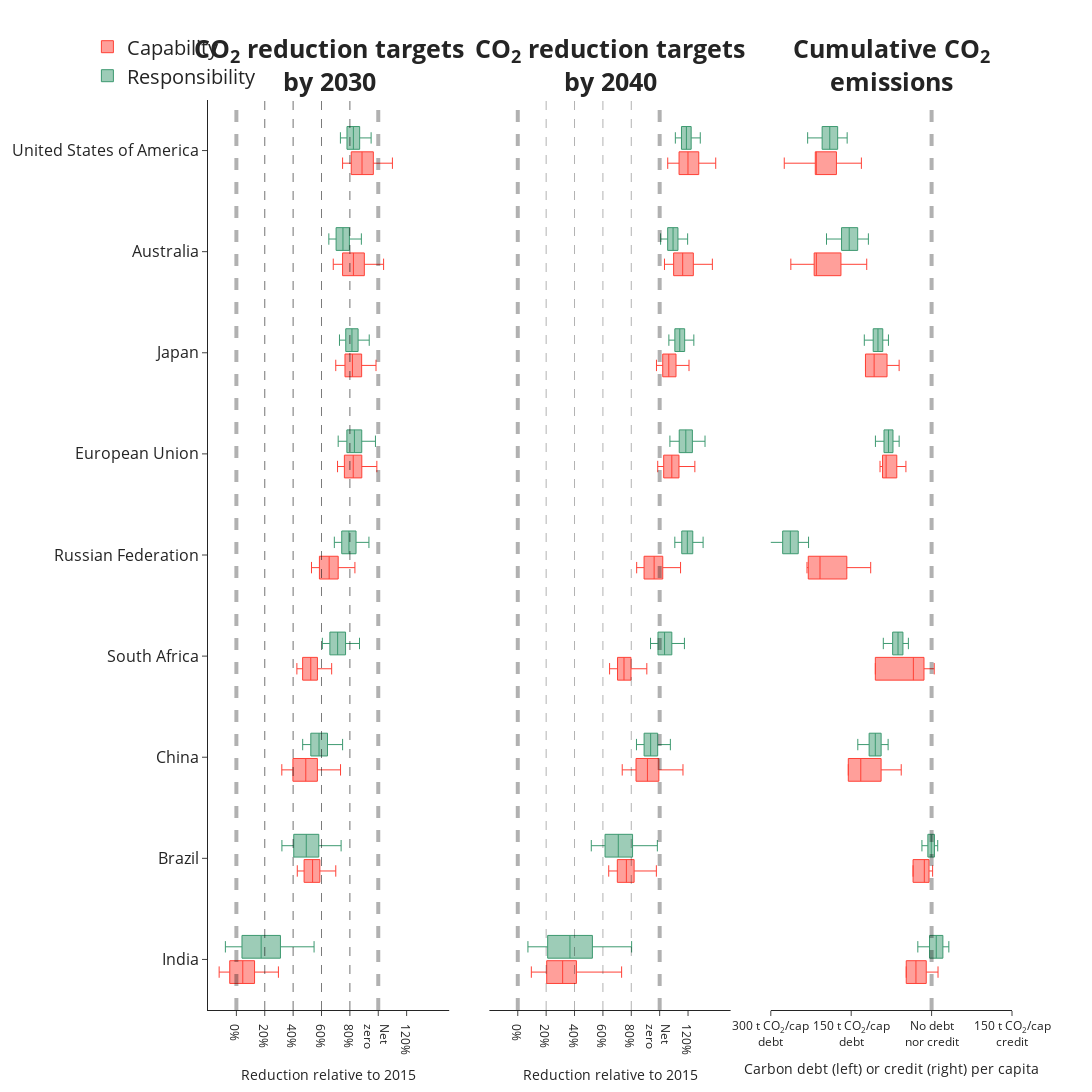

The notebook cell saved with this chart:
### Markdown cell above
## Plot

### Code cell
fig = make_subplots(rows=1, cols=3,
                    specs=[[{}, {}, {}]],
                    subplot_titles=("<b>CO<sub>2</sub> reduction targets<br>by 2030", "<b>CO<sub>2</sub> reduction targets<br>by 2040", "<b>Cumulative CO<sub>2</sub><br>emissions"),
                    horizontal_spacing = 0.05, vertical_spacing=0.05, shared_xaxes=False, shared_yaxes=True)

#fig.add_trace(go.Box(x=vals_2030_pcc, y=regs_pcc, name = 'Equality', boxpoints=False, offsetgroup='A', marker_color='rgba(61, 153, 112, 1)', line_width=1), 1, 1)
fig.add_trace(go.Box(x=vals_2030_ap, y=regs_ap,name = 'Capability',boxpoints=False, offsetgroup='B', marker_color='rgba(255, 65, 54, 1)', line_width=1), 1, 1)
fig.add_trace(go.Box(x=vals_2030_ecpc, y=regs_ecpc, name = 'Responsibility',boxpoints=False, offsetgroup='C', marker_color='rgba(61, 153, 112, 1)', line_width=1), 1, 1) #rgba(255, 133, 27,1)

#fig.add_vline(x=0, line_width=4, line_dash="dash", line_color="black")
fig.add_vline(x=0.2, line_width=1, line_dash="dash", line_color="black")
fig.add_vline(x=0.4, line_width=1, line_dash="dash", line_color="black")
fig.add_vline(x=0.6, line_width=1, line_dash="dash", line_color="black")
fig.add_vline(x=0.8, line_width=1, line_dash="dash", line_color="black")
#fig.add_vline(x=1, line_width=4, line_dash="dash", line_color="black")

#fig.add_trace(go.Box(x=vals_2040_pcc, y=regs_pcc, offsetgroup='A', showlegend=False, boxpoints=False, marker_color='rgba(61, 153, 112, 1)', line_width=1), 1, 2)
fig.add_trace(go.Box(x=vals_2040_ap, y=regs_ap, offsetgroup='B', showlegend=False, boxpoints=False, marker_color='rgba(255, 65, 54, 1)', line_width=1), 1, 2)
fig.add_trace(go.Box(x=vals_2040_ecpc, y=regs_ecpc, offsetgroup='C', showlegend=False, boxpoints=False,  marker_color='rgba(61, 153, 112, 1)', line_width=1), 1, 2)
#fig.add_vline(x=0, line_width=4, line_dash="dash", line_color="black")
fig.add_vline(x=0.2, line_width=1, line_dash="dash", line_color="black")
fig.add_vline(x=0.4, line_width=1, line_dash="dash", line_color="black")
fig.add_vline(x=0.6, line_width=1, line_dash="dash", line_color="black")
fig.add_vline(x=0.8, line_width=1, line_dash="dash", line_color="black")
fig.add_vline(x=1, line_width=4, line_dash="dash", line_color="black")

#fig.add_trace(go.Box(x=debt_pcc, y=regs_pcc, offsetgroup='A', showlegend=False, boxpoints=False, marker_color='rgba(61, 153, 112, 1)', line_width=1), 1, 3)
fig.add_trace(go.Box(x=debt_ap, y=regs_ap, offsetgroup='B', showlegend=False, boxpoints=False, marker_color='rgba(255, 65, 54, 1)', line_width=1), 1, 3)
fig.add_trace(go.Box(x=debt_ecpc, y=regs_ecpc, offsetgroup='C', showlegend=False, boxpoints=False,  marker_color='rgba(61, 153, 112, 1)', line_width=1), 1, 3)
fig.add_vline(x=0, line_width=4, line_dash="dash", line_color="black")

fig.update_layout(
    boxmode='group', # group together boxes of the different traces for each value of x
      boxgap=0.5,       # Space between different categories (days)
    boxgroupgap=0.1,
        yaxis=dict(tickfont=dict(size=16)),   # Increase tick font size for first subplot
        yaxis2=dict(tickfont=dict(size=16), showline=False, ticks=''),
        yaxis3=dict(tickfont=dict(size=16), showline=False, ticks='')
)

for i in range(3):
  fig.update_xaxes(
      tickvals=[[0, 0.2, 0.4, 0.6, 0.8, 1.0, 1.2], [0, 0.2, 0.4, 0.6, 0.8, 1.0, 1.2], [-300, -150, 0, 150]][i],  # Custom tick positions
      ticktext=[['0%', '20%', '40%', '60%', '80%', 'Net<br>zero', '120%'], ['0%', '20%', '40%', '60%', '80%', 'Net<br>zero', '120%'], ['300 t CO<sub>2</sub>/cap<br>debt', '150 t CO<sub>2</sub>/cap<br>debt', 'No debt<br>nor credit', '150 t CO<sub>2</sub>/cap<br>credit']][i],  # Custom tick labels
      row=1, col=1+i,
      range=[[-0.2, 1.5], [-0.2, 1.5], [-300, 150]][i],
      title_text = ["Reduction relative to 2015", "Reduction relative to 2015", "Carbon debt (left) or credit (right) per capita"][i],
  )

fig.update_traces(orientation='h')
for annotation in fig['layout']['annotations']:
    annotation['font'] = dict(size=25)
fig.update_layout(height=1300, width=1600, template='simple_white',
                  legend=dict(
                     x=-0.15, y=1.08,
        font=dict(size=20)
    ))
fig.write_image(path_figs / "Figure_2.png", scale=4)
fig.show()

### Figure 1 — Plotly figure (JSON) as saved in the notebook; plotly's stock layout.template omitted (floating-point values rounded to 4 significant figures; data arrays with more than 128 entries replaced by an {"elided": "..."} marker saying what was removed)
{"data": [{"boxpoints": false, "line": {"width": 1}, "marker": {"color": "rgba(255, 65, 54, 1)"}, "name": "Capability", "offsetgroup": "B", "orientation": "h", "type": "box", "x": {"elided": "270 float values"}, "xaxis": "x", "y": {"elided": "270 str values"}, "yaxis": "y"}, {"boxpoints": false, "line": {"width": 1}, "marker": {"color": "rgba(61, 153, 112, 1)"}, "name": "Responsibility", "offsetgroup": "C", "orientation": "h", "type": "box", "x": {"elided": "270 float values"}, "xaxis": "x", "y": {"elided": "270 str values"}, "yaxis": "y"}, {"boxpoints": false, "line": {"width": 1}, "marker": {"color": "rgba(255, 65, 54, 1)"}, "offsetgroup": "B", "orientation": "h", "showlegend": false, "type": "box", "x": {"elided": "270 float values"}, "xaxis": "x2", "y": {"elided": "270 str values"}, "yaxis": "y2"}, {"boxpoints": false, "line": {"width": 1}, "marker": {"color": "rgba(61, 153, 112, 1)"}, "offsetgroup": "C", "orientation": "h", "showlegend": false, "type": "box", "x": {"elided": "270 float values"}, "xaxis": "x2", "y": {"elided": "270 str values"}, "yaxis": "y2"}, {"boxpoints": false, "line": {"width": 1}, "marker": {"color": "rgba(255, 65, 54, 1)"}, "offsetgroup": "B", "orientation": "h", "showlegend": false, "type": "box", "x": {"elided": "270 float values"}, "xaxis": "x3", "y": {"elided": "270 str values"}, "yaxis": "y3"}, {"boxpoints": false, "line": {"width": 1}, "marker": {"color": "rgba(61, 153, 112, 1)"}, "offsetgroup": "C", "orientation": "h", "showlegend": false, "type": "box", "x": {"elided": "270 float values"}, "xaxis": "x3", "y": {"elided": "270 str values"}, "yaxis": "y3"}], "layout": {"annotations": [{"font": {"size": 25}, "showarrow": false, "text": "<b>CO<sub>2</sub> reduction targets<br>by 2030", "x": 0.15, "xanchor": "center", "xref": "paper", "y": 1, "yanchor": "bottom", "yref": "paper"}, {"font": {"size": 25}, "showarrow": false, "text": "<b>CO<sub>2</sub> reduction targets<br>by 2040", "x": 0.5, "xanchor": "center", "xref": "paper", "y": 1, "yanchor": "bottom", "yref": "paper"}, {"font": {"size": 25}, "showarrow": false, "text": "<b>Cumulative CO<sub>2</sub><br>emissions", "x": 0.85, "xanchor": "center", "xref": "paper", "y": 1, "yanchor": "bottom", "yref": "paper"}], "boxgap": 0.5, "boxgroupgap": 0.1, "boxmode": "group", "height": 1300, "legend": {"font": {"size": 20}, "x": -0.15, "y": 1.08}, "shapes": [{"line": {"color": "black", "dash": "dash", "width": 1}, "type": "line", "x0": 0.2, "x1": 0.2, "xref": "x", "y0": 0, "y1": 1, "yref": "y domain"}, {"line": {"color": "black", "dash": "dash", "width": 1}, "type": "line", "x0": 0.4, "x1": 0.4, "xref": "x", "y0": 0, "y1": 1, "yref": "y domain"}, {"line": {"color": "black", "dash": "dash", "width": 1}, "type": "line", "x0": 0.6, "x1": 0.6, "xref": "x", "y0": 0, "y1": 1, "yref": "y domain"}, {"line": {"color": "black", "dash": "dash", "width": 1}, "type": "line", "x0": 0.8, "x1": 0.8, "xref": "x", "y0": 0, "y1": 1, "yref": "y domain"}, {"line": {"color": "black", "dash": "dash", "width": 1}, "type": "line", "x0": 0.2, "x1": 0.2, "xref": "x", "y0": 0, "y1": 1, "yref": "y domain"}, {"line": {"color": "black", "dash": "dash", "width": 1}, "type": "line", "x0": 0.2, "x1": 0.2, "xref": "x2", "y0": 0, "y1": 1, "yref": "y2 domain"}, {"line": {"color": "black", "dash": "dash", "width": 1}, "type": "line", "x0": 0.4, "x1": 0.4, "xref": "x", "y0": 0, "y1": 1, "yref": "y domain"}, {"line": {"color": "black", "dash": "dash", "width": 1}, "type": "line", "x0": 0.4, "x1": 0.4, "xref": "x2", "y0": 0, "y1": 1, "yref": "y2 domain"}, {"line": {"color": "black", "dash": "dash", "width": 1}, "type": "line", "x0": 0.6, "x1": 0.6, "xref": "x", "y0": 0, "y1": 1, "yref": "y domain"}, {"line": {"color": "black", "dash": "dash", "width": 1}, "type": "line", "x0": 0.6, "x1": 0.6, "xref": "x2", "y0": 0, "y1": 1, "yref": "y2 domain"}, {"line": {"color": "black", "dash": "dash", "width": 1}, "type": "line", "x0": 0.8, "x1": 0.8, "xref": "x", "y0": 0, "y1": 1, "yref": "y domain"}, {"line": {"color": "black", "dash": "dash", "width": 1}, "type": "line", "x0": 0.8, "x1": 0.8, "xref": "x2", "y0": 0, "y1": 1, "yref": "y2 domain"}, {"line": {"color": "black", "dash": "dash", "width": 4}, "type": "line", "x0": 1, "x1": 1, "xref": "x", "y0": 0, "y1": 1, "yref": "y domain"}, {"line": {"color": "black", "dash": "dash", "width": 4}, "type": "line", "x0": 1, "x1": 1, "xref": "x2", "y0": 0, "y1": 1, "yref": "y2 domain"}, {"line": {"color": "black", "dash": "dash", "width": 4}, "type": "line", "x0": 0, "x1": 0, "xref": "x", "y0": 0, "y1": 1, "yref": "y domain"}, {"line": {"color": "black", "dash": "dash", "width": 4}, "type": "line", "x0": 0, "x1": 0, "xref": "x2", "y0": 0, "y1": 1, "yref": "y2 domain"}, {"line": {"color": "black", "dash": "dash", "width": 4}, "type": "line", "x0": 0, "x1": 0, "xref": "x3", "y0": 0, "y1": 1, "yref": "y3 domain"}], "width": 1600, "xaxis": {"anchor": "y", "domain": [0, 0.3], "range": [-0.2, 1.5], "ticktext": ["0%", "20%", "40%", "60%", "80%", "Net<br>zero", "120%"], "tickvals": [0, 0.2, 0.4, 0.6, 0.8, 1, 1.2], "title": {"text": "Reduction relative to 2015"}}, "xaxis2": {"anchor": "y2", "domain": [0.35, 0.65], "range": [-0.2, 1.5], "ticktext": ["0%", "20%", "40%", "60%", "80%", "Net<br>zero", "120%"], "tickvals": [0, 0.2, 0.4, 0.6, 0.8, 1, 1.2], "title": {"text": "Reduction relative to 2015"}}, "xaxis3": {"anchor": "y3", "domain": [0.7, 1], "range": [-300, 150], "ticktext": ["300 t CO<sub>2</sub>/cap<br>debt", "150 t CO<sub>2</sub>/cap<br>debt", "No debt<br>nor credit", "150 t CO<sub>2</sub>/cap<br>credit"], "tickvals": [-300, -150, 0, 150], "title": {"text": "Carbon debt (left) or credit (right) per capita"}}, "yaxis": {"anchor": "x", "domain": [0, 1], "tickfont": {"size": 16}}, "yaxis2": {"anchor": "x2", "domain": [0, 1], "matches": "y", "showline": false, "showticklabels": false, "tickfont": {"size": 16}, "ticks": ""}, "yaxis3": {"anchor": "x3", "domain": [0, 1], "matches": "y", "showline": false, "showticklabels": false, "tickfont": {"size": 16}, "ticks": ""}}}
